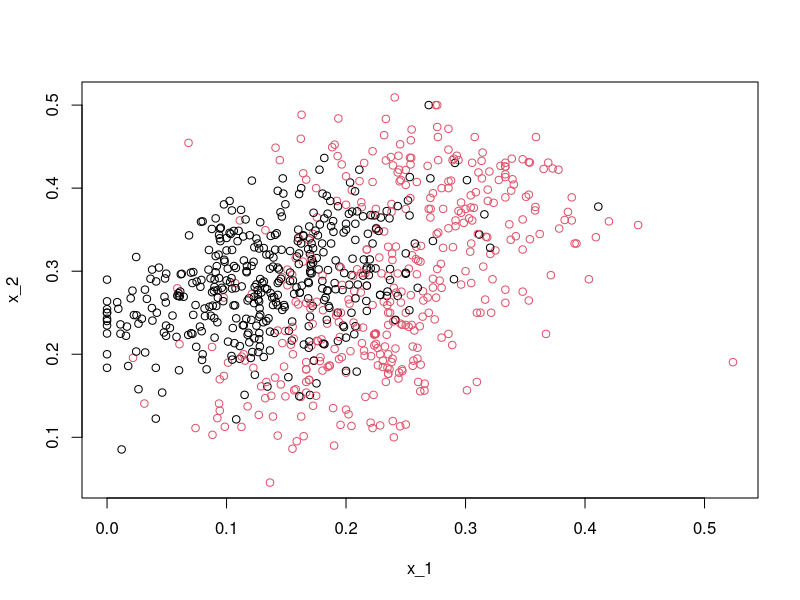

This chart was generated by the following R code:
library(dslabs)


### Name: mnist_27
### Title: Useful example for illustrating machine learning algorithms
###   based on MNIST data
### Aliases: mnist_27
### Keywords: datasets

### ** Examples

data(mnist_27)
with(mnist_27$train, plot(x_1, x_2, col = as.numeric(y)))
